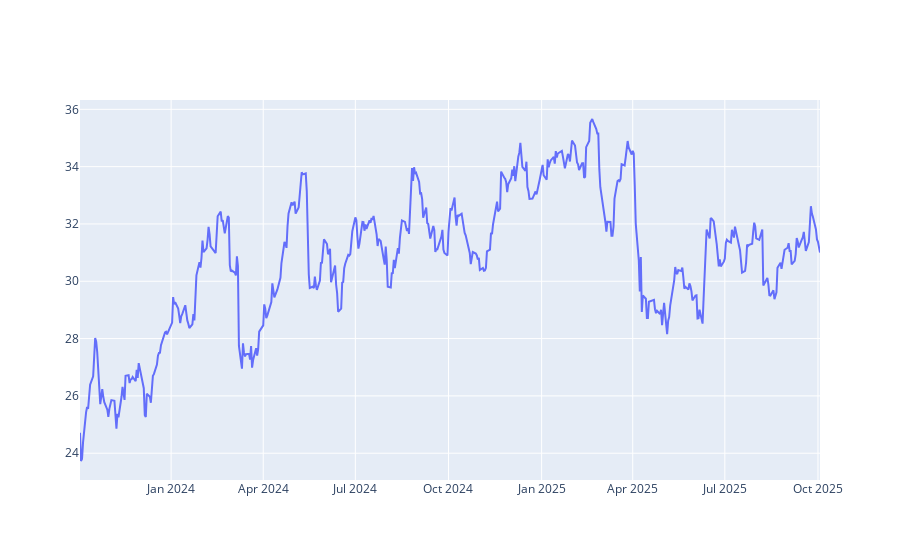

The notebook cell saved with this chart:
### Code cell
fig = go.Figure()

fig.add_trace(go.Scatter(
    y=data["Close"]["PETR4.SA"],
    x=data.index,
    name="Preço PETR4.SA",
    yaxis="y1"
))


fig.show(fig_type="png")

### Figure 1 — Plotly figure (JSON) as saved in the notebook; plotly's stock layout.template omitted (floating-point values rounded to 4 significant figures; data arrays with more than 128 entries replaced by an {"elided": "..."} marker saying what was removed)
{"data": [{"name": "Preço PETR4.SA", "type": "scatter", "x": {"elided": "501 str values"}, "y": {"elided": "501 float values"}, "yaxis": "y"}], "layout": {}}
